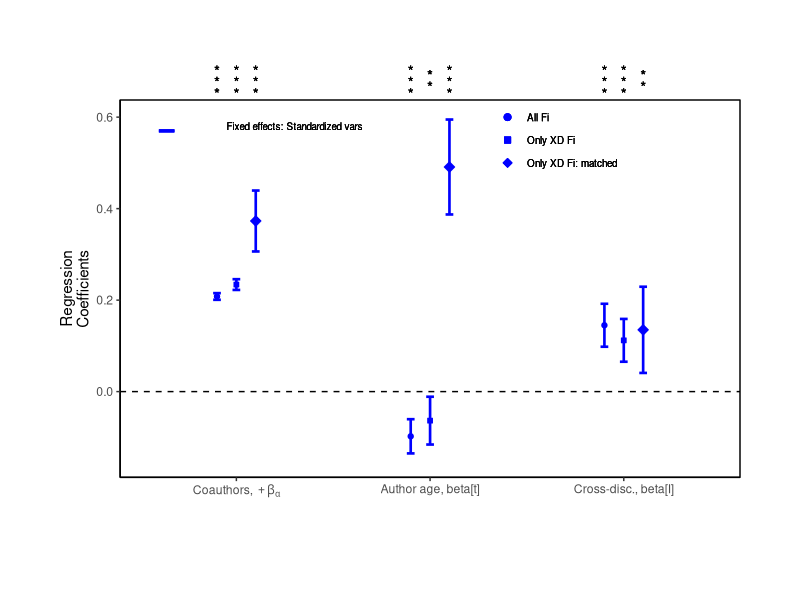

The R script that drew this image:
library(ggplot2)
library(dplyr)
library(forcats)

df_all <- data.frame(parameters = c("co-authors", "author_age", "cross-disc"),
                 fe_standardized = c(0.208, -0.0978, 0.145),
                 fe_stand_error = c(0.00365, 0.0187, 0.0235))

df_xd <- data.frame(parameters = c("co-authors", "author_age", "cross-disc"),
                 fe_standardized = c(0.234, -0.0635, 0.112),
                 fe_stand_error = c(0.00588, 0.0261, 0.0234))

df_matched <- data.frame(parameters = c("co-authors", "author_age", "cross-disc"),
                      fe_standardized = c(0.373, 0.491, 0.135),
                      fe_stand_error = c(0.0333, 0.0519, 0.0471))


fig5B <- ggplot(df_xd, aes(x=parameters, y=fe_standardized))

fig5B + 
  geom_point(data = df_xd, 
             colour = "blue", size = 1.5, shape = 22, fill = "blue") +
  geom_errorbar(aes(ymin = fe_standardized + fe_stand_error * 2, 
                    ymax = fe_standardized - fe_stand_error * 2),
                width=0.04, colour = "blue", size=0.9) +
  
  geom_point(data = df_all, 
             aes(x = c(0.9, 1.9, 2.9), y=fe_standardized),
             colour = "blue", size = 1.5, shape = 21, fill = "blue") +
  geom_errorbar(data = df_all, 
                aes(x=c(0.9, 1.9, 2.9),
                    ymin = fe_standardized + fe_stand_error * 2, 
                    ymax = fe_standardized - fe_stand_error * 2), 
                width=0.04, colour = "blue", size=0.9) +

  geom_point(data = df_matched, 
           aes(x = c(1.1, 2.1, 3.1), y=fe_standardized),
           colour = "blue", size = 2.5, shape = 23, fill = "blue") +
  geom_errorbar(data = df_matched, 
                aes(x=c(1.1, 2.1, 3.1),
                    ymin = fe_standardized + fe_stand_error * 2, 
                    ymax = fe_standardized - fe_stand_error * 2), 
                width=0.04, colour = "blue", size=0.9) +
  
  aes(x = fct_inorder(parameters)) +
  coord_cartesian(ylim = c(-.15, .6), clip = 'off') +
  theme(plot.margin = unit(c(5,3,4,3), "lines"))  +
  geom_hline(yintercept=c(0,3), linetype="dashed") +
  
  theme(axis.line = element_line(colour = "black"),
        panel.background = element_blank(),
        panel.border = element_rect(colour = "black", fill=NA, size=.5)
  ) +
  
  labs(x = "", y = "Regression\nCoefficients") + 
  
  geom_text(aes(x=0.9,y=0.7,label="*")) +
  geom_text(aes(x=0.9,y=0.675,label="*")) +
  geom_text(aes(x=0.9,y=0.65,label="*")) +
  
  geom_text(aes(x=1.0,y=0.7,label="*")) +
  geom_text(aes(x=1.0,y=0.675,label="*")) +
  geom_text(aes(x=1.0,y=0.65,label="*")) +
  
  geom_text(aes(x=1.1,y=0.7,label="*")) +
  geom_text(aes(x=1.1,y=0.675,label="*")) +
  geom_text(aes(x=1.1,y=0.65,label="*")) +

  geom_text(aes(x=1.9,y=0.7,label="*")) +
  geom_text(aes(x=1.9,y=0.675,label="*")) +
  geom_text(aes(x=1.9,y=0.65,label="*")) +
  
  geom_text(aes(x=2.0,y=0.69,label="*")) +
  geom_text(aes(x=2.0,y=0.665,label="*")) +
  
  geom_text(aes(x=2.1,y=0.7,label="*")) +
  geom_text(aes(x=2.1,y=0.675,label="*")) +
  geom_text(aes(x=2.1,y=0.65,label="*")) +

  geom_text(aes(x=2.9,y=0.7,label="*")) +
  geom_text(aes(x=2.9,y=0.675,label="*")) +
  geom_text(aes(x=2.9,y=0.65,label="*")) +
  
  geom_text(aes(x=3.0,y=0.7,label="*")) +
  geom_text(aes(x=3.0,y=0.675,label="*")) +
  geom_text(aes(x=3.0,y=0.65,label="*")) +
  
  geom_text(aes(x=3.1,y=0.69,label="*")) +
  geom_text(aes(x=3.1,y=0.665,label="*")) +
  
  geom_text(size = 2.5, aes(x=1.3,y=0.58,
                            label="Fixed effects: Standardized vars")) +
  geom_segment(aes(x= 0.6,y=0.57,xend=0.68,yend=0.57), 
               size = 1.05, colour = "blue") +

  geom_text(size = 2.5, aes(x=2.5,y=0.6, label="All Fi"), hjust = 0) +
  geom_text(size = 2.5, aes(x=2.5,y=0.55, label="Only XD Fi"), hjust = 0) +
  geom_text(size = 2.5, aes(x=2.5,y=0.5, label="Only XD Fi: matched"), hjust = 0) +
  
  geom_point(aes(x = 2.4, y=.6),
             colour = "blue", size = 2, shape = 21, fill = "blue") +
  geom_point(aes(x = 2.4, y=.55),
             colour = "blue", size = 2, shape = 22, fill = "blue") +
  geom_point(aes(x = 2.4, y=.5),
             colour = "blue", size = 2, shape = 23, fill = "blue") +

  aes(x = fct_inorder(parameters)) +
  scale_x_discrete("", labels = c(expression("Coauthors, " + beta[alpha]), 
                                  expression("Author age, beta[t]"), 
                                  expression("Cross-disc., beta[I]")))

  
